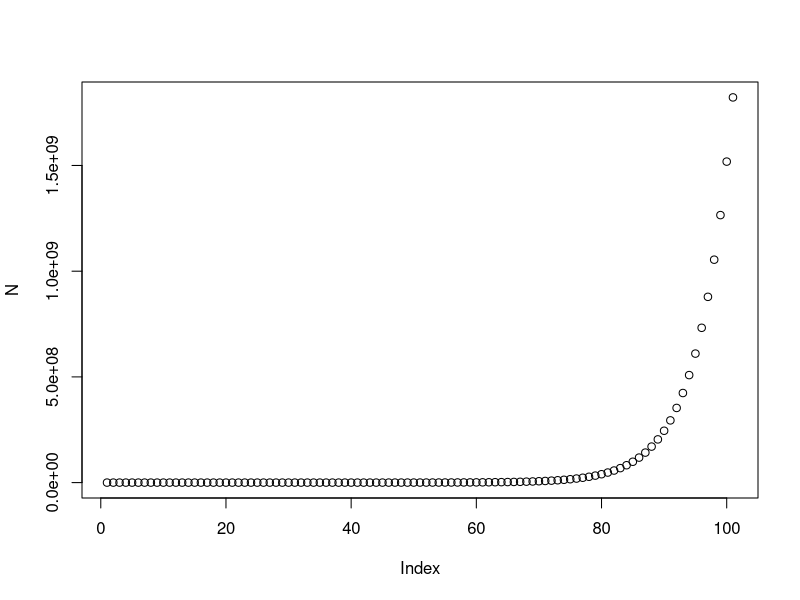
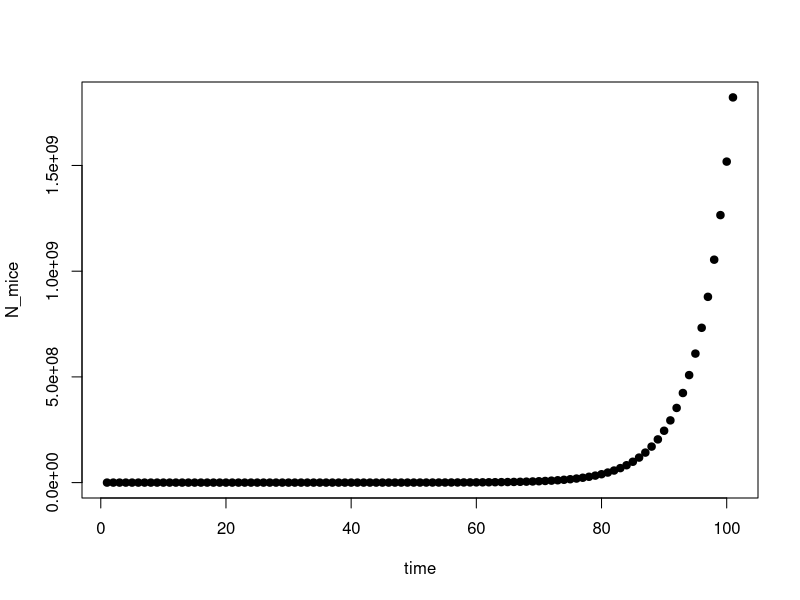
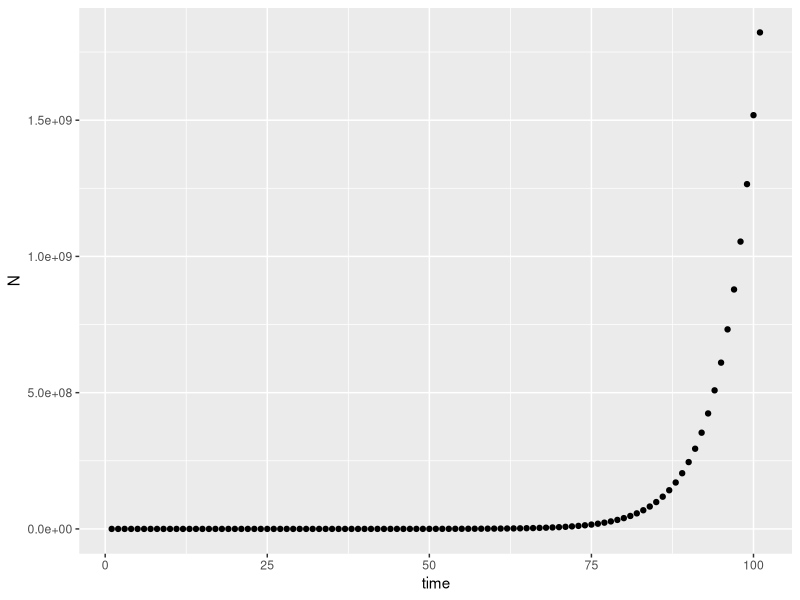
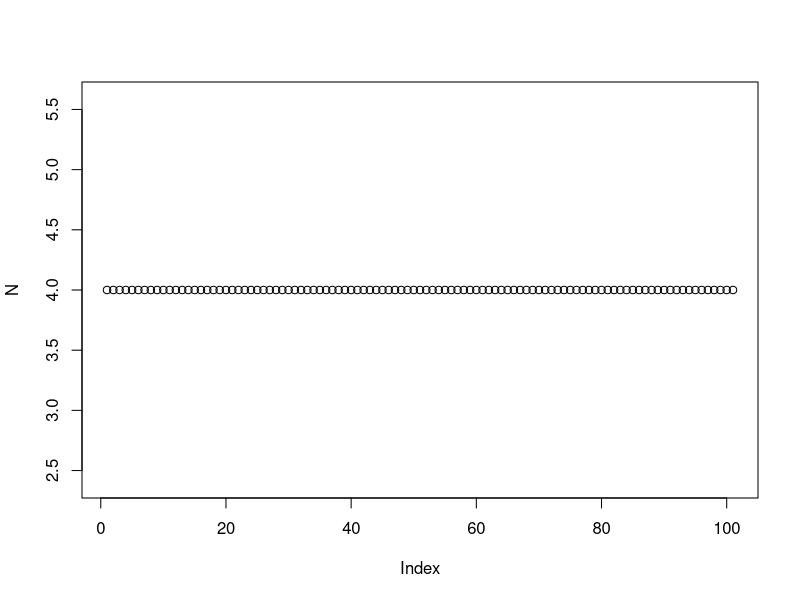
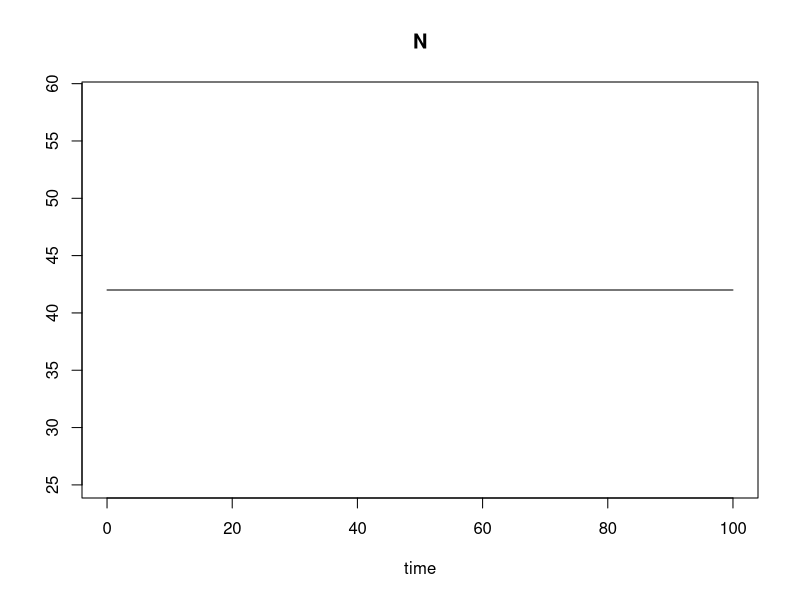

Here is the R script that generated these plots, in order:
## ---- chunk 1
knitr::opts_chunk$set(echo = TRUE)
library(ggplot2)
library(deSolve)
## ---- chunk 2
5+5
a <- 5
a
a+5
## ---- chunk 3
a <- c(5,13,2)
a
a[3]
a[3] <- 16
a
## ---- chunk 4
sqrt(16)
?sqrt
# Square root of 97?
a[4] <- NA
a
mean(a)
mean(a,na.rm=T)
## ---- chunk 5
my_fun <- function(x,y){
  z <- x+y
  return(z)
}
my_fun(17,3)
## ---- chunk 6
for(i in 1:5){
  z <- i + 6
  print(z)
}

for(i in 1:5){
  a[i] <- i
}
a
## ---- chunk 7
## Step 1. Write values for the parameters in the model (and initial values of state variables)
# d - the *fraction* of mice in yard eaten by cat / day --> 0-1
d <- .7
# b - the *number* of mice born per mouse / day --> N (0-infinity)
b <- 3
# m - the *number* of mice arriving in the yard per day --> N (0-infinity)
m <- 4
# N0 - the initial number of mice in the yard when we begin the survey
N0 <- 42

## Step 2. Write a function that will calculate values of number of mice from one time step to the next.
mice <- function(N0,d,b,m){
  Nt1 <- (1+b)*(1-d)*N0 - m
  return(Nt1)
}

## Step 3. Call the function
mice(N0,d,b,m)

## Step 4. Follow the mice population size over some time intervals
# N - a variable where we record the population size over time
N <- N0

for(i in 1:100){
  Nt1 <- mice(N0,d,b,m)
  N <- c(N,Nt1)
  N0 <- Nt1
}

N
plot(N)
plot(N,xlab="time",ylab="N_mice",pch=19,col="black")
dat <- as.data.frame(N)
dat$time <- as.numeric(rownames(dat))
library(ggplot2)
ggplot2::ggplot(dat,aes(time,N)) + geom_point()
## ---- chunk 8
## Exercise 7. Simulation model of discrete-time exponential growth
R <- 1
N0 <- 4
disc_exp <- function(R,N0){
  Nt1 <- R*N0
  return(Nt1)
}
N <- N0

for(i in 1:100){
  Nt1 <- disc_exp(R,N0)
  N <- c(N,Nt1)
  N0 <- Nt1
}
plot(N)
## ---- chunk 9
## Exercise 8. Continuous time model of exponential growth
library(deSolve)
cont_exp <- function(t, state, parameters) {
  with(as.list(c(state, parameters)), {
    dN <-  r * N
    return(list(dN))
  })
}

parameters <- c(r = 0)
state      <- c(N = 42)
times      <- seq(0, 100, by = 0.01)

out <- deSolve::ode(y = state, times = times, func = cont_exp, parms = parameters)

plot(out)
